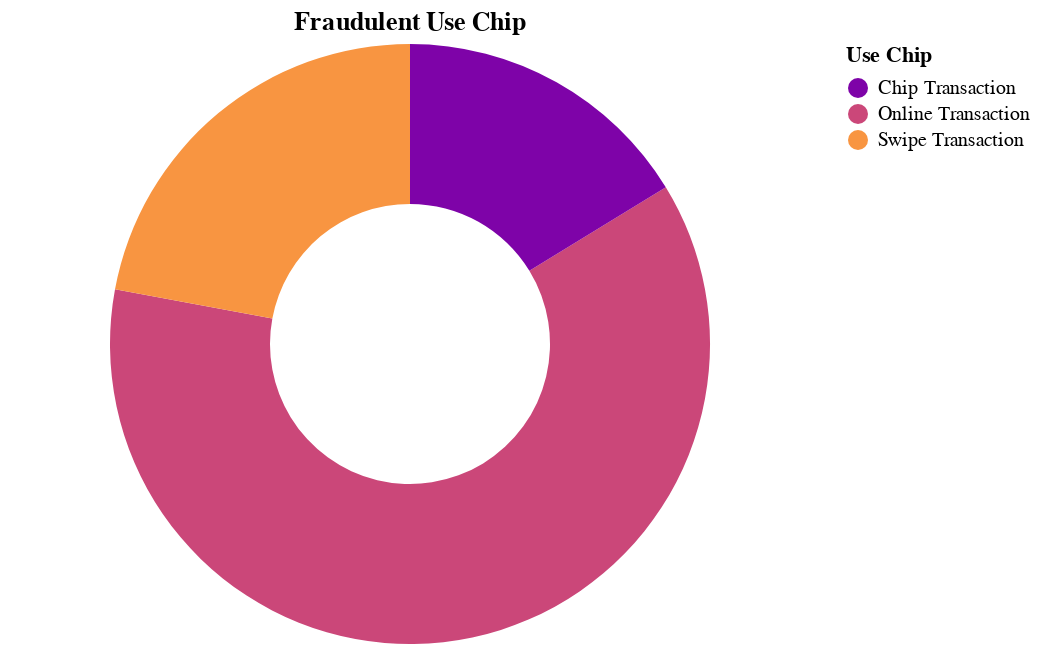

The notebook cell this image was saved under:
### Code cell
use_chip_chart(fraud_chip, "Fraudulent")

### Figure 1 — Vega-Lite specification as saved in the notebook (floating-point values rounded to 4 significant figures)
{"config": {"view": {"continuousWidth": 300, "continuousHeight": 300}}, "data": {"name": "data-c1941a7735b4ae50f9e6e71fde06cc0f"}, "mark": {"type": "arc", "innerRadius": 70}, "encoding": {"color": {"field": "Use Chip", "scale": {"scheme": "plasma"}, "sort": "ascending", "title": "Use Chip", "type": "nominal"}, "theta": {"field": "Count", "type": "quantitative"}}, "title": "Fraudulent Use Chip", "width": 400, "$schema": "https://vega.github.io/schema/vega-lite/v5.16.3.json", "datasets": {"data-c1941a7735b4ae50f9e6e71fde06cc0f": [{"Use Chip": "Online Transaction", "Count": 18349}, {"Use Chip": "Swipe Transaction", "Count": 6572}, {"Use Chip": "Chip Transaction", "Count": 4836}]}}
